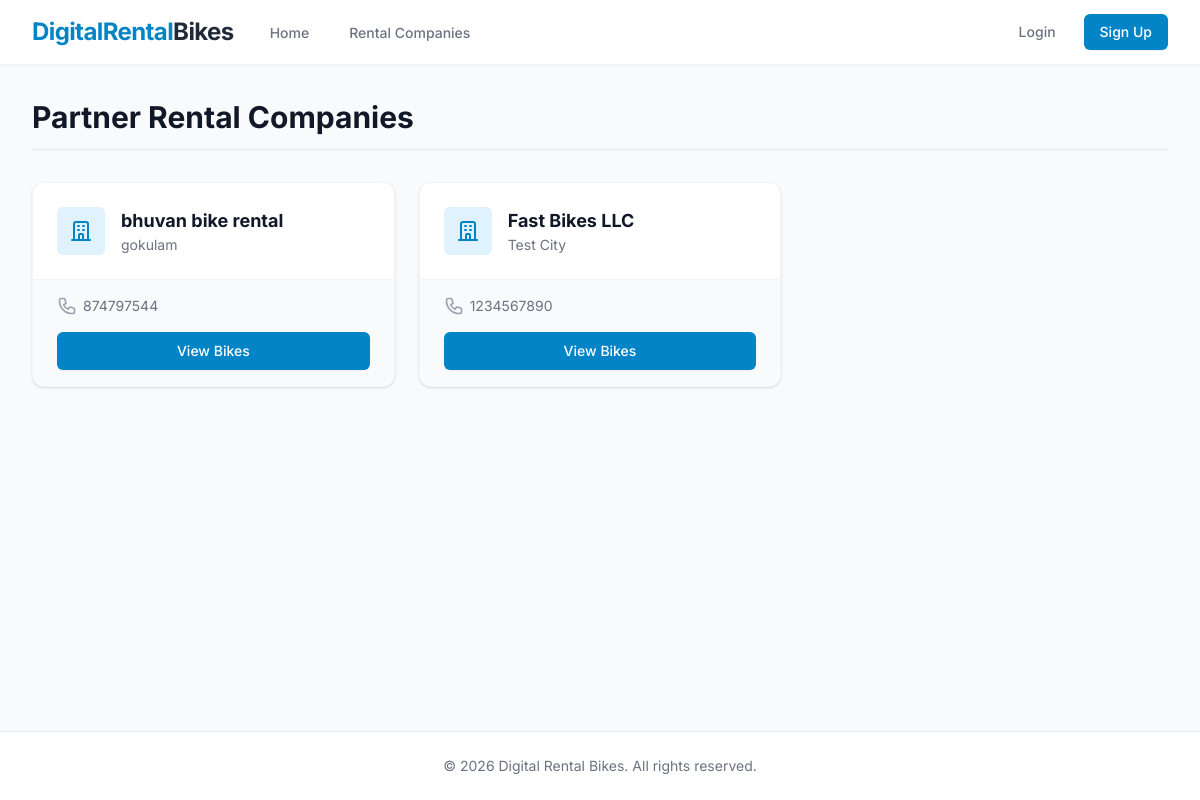
The app's page /companies/, older data.
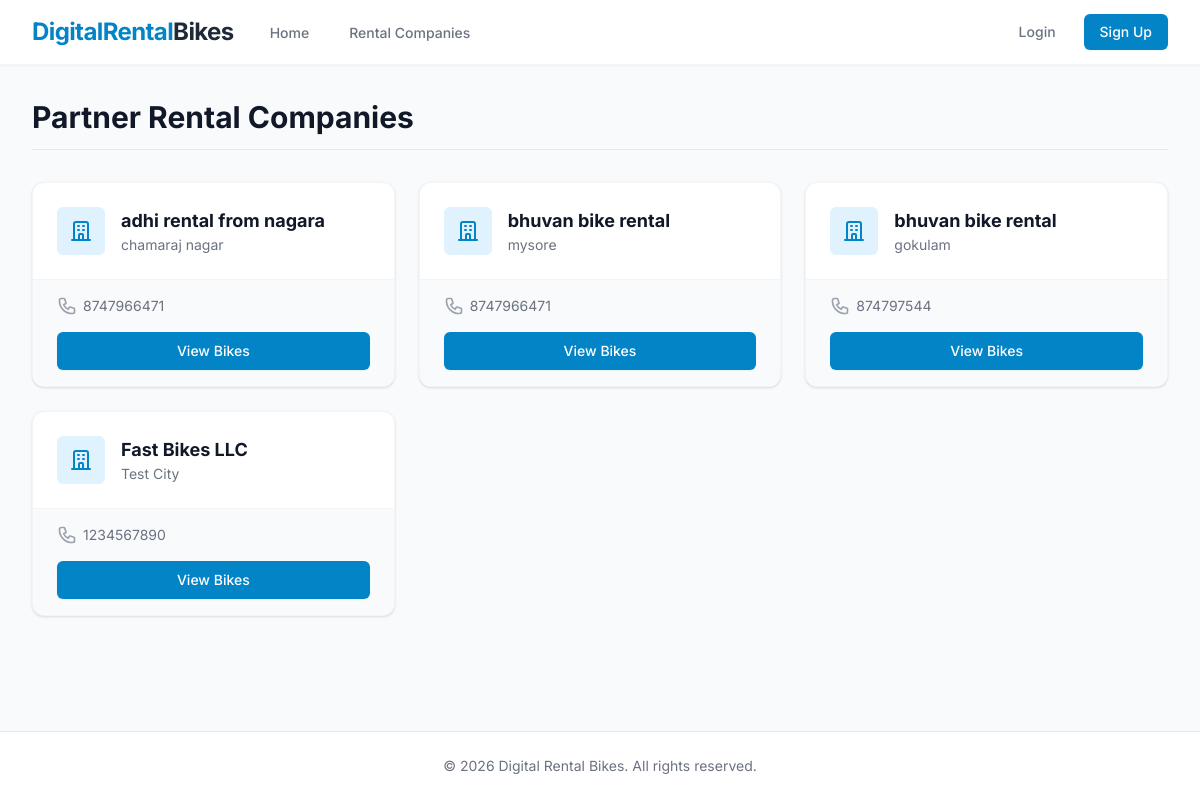
The same page, newer data.
### core/models.py (models this page shows, shortened)
class Company(models.Model):
    user = models.OneToOneField(User, on_delete=models.CASCADE, related_name='vendor_company', null=True, blank=True)
    name = models.CharField(max_length=255)
    location = models.CharField(max_length=255)
    contact = models.CharField(max_length=50)
    description = models.TextField(blank=True, null=True)
    upi_qr_image = models.ImageField(upload_to='upi_qr/', blank=True, null=True)
    created_at = models.DateTimeField(auto_now_add=True)

### core/views.py (the view)
# urls.py: path('companies/', views.companies_list, name='companies'),
def companies_list(request):
    companies = Company.objects.all().order_by('-created_at')
    return render(request, 'core/companies_list.html', {'companies': companies})

### core/templates/core/companies_list.html (shortened to what this page needs)
{% extends 'base.html' %}
{% block content %}
<div class="max-w-7xl mx-auto px-4 sm:px-6 lg:px-8 py-10">
    <div class="pb-5 border-b border-gray-200 mb-8 sm:flex sm:items-center sm:justify-between">
        <h3 class="text-3xl leading-6 font-bold text-gray-900">Partner Rental Companies</h3>
    </div>
    {% if companies %}
    <div class="grid grid-cols-1 gap-6 sm:grid-cols-2 lg:grid-cols-3">
        {% for company in companies %}
        <div class="bg-white overflow-hidden shadow rounded-xl border border-gray-100 hover:shadow-xl transition-all duration-300 transform hover:-translate-y-1">
            <div class="px-6 py-6 border-b border-gray-100">
                <div class="flex items-center">
                    <div class="flex-shrink-0 bg-brand-100 rounded-md p-3">
                        <svg class="h-6 w-6 text-brand-600" fill="none" viewBox="0 0 24 24" stroke="currentColor">
                           <path stroke-linecap="round" stroke-linejoin="round" stroke-width="2" d="M19 21V5a2 2 0 00-2-2H7a2 2 0 00-2 2v16m14 0h2m-2 0h-5m-9 0H3m2 0h5M9 7h1m-1 4h1m4-4h1m-1 4h1m-5 10v-5a1 1 0 011-1h2a1 1 0 011 1v5m-4 0h4" />
                        </svg>
                    </div>
                    <div class="ml-4 w-0 flex-1">
                        <h4 class="text-lg font-bold text-gray-900 truncate">{{ company.name }}</h4>
                        <p class="text-sm text-gray-500 truncate">{{ company.location }}</p>
                    </div>
                </div>
            </div>
            <div class="px-6 py-4 bg-gray-50">
                <div class="flex items-center text-sm text-gray-500 mb-4">
                    {{ company.contact }}
                </div>
                <div class="mt-4">
                    <a href="{% url 'company_detail' company.id %}" class="w-full inline-flex justify-center items-center px-4 py-2 border border-transparent shadow-sm text-sm font-medium rounded-md text-white bg-brand-600 hover:bg-brand-700 transition-colors">
                        View Bikes
                    </a>
                </div>
            </div>
        </div>
        {% endfor %}
    </div>
    {% endif %}
</div>
{% endblock %}

Row changes from the older to the newer data that the page shows:
added Company: name "adhi rental from nagara", location "chamaraj nagar", contact "8747966471"
added Company: name "bhuvan bike rental", location "mysore", contact "8747966471"
